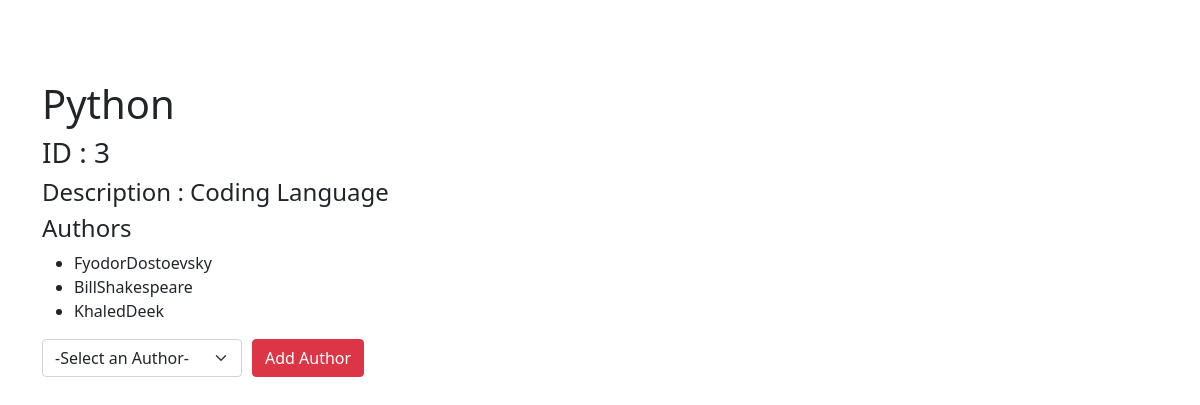
Page /book/3 on the committed database.
### books_app/models.py (models this page shows)
class book(models.Model):
    author = models.ManyToManyField(author , related_name = 'books' )
    title = models.CharField(max_length=255)
    desc = models.TextField()
    created_at = models.DateTimeField(auto_now_add=True)
    updated_at = models.DateTimeField(auto_now=True)

class author(models.Model):
    first_name = models.CharField(max_length=45)
    last_name = models.CharField(max_length=45)
    notes = models.TextField(null=True)
    created_at = models.DateTimeField(auto_now_add=True)
    updated_at = models.DateTimeField(auto_now=True)

### books_app/views.py (the view)
# urls.py: path('book/<int:id>' , views.desc),
def desc(request , id):
    book = id
    context = {
        'details': models.book_info(id=book),
        'authors' : models.filter_author(id=book)
    }
    return render(request , 'book_info.html',context )

### books_app/models.py (called while the page is built)
def book_info(id):
    return book.objects.get(id=id)

def filter_author(id):
    thebook = book.objects.get(id=id)
    x = thebook.author.all().values('id')
    return author.objects.all()

### books_app/templates/book_info.html (shortened to what this page needs)
<!DOCTYPE html>
<html lang="en">
<head>
    {% load static %}
    <link rel="stylesheet" href="{% static 'css/style2.css' %}">
    <link href="https://cdn.jsdelivr.net/npm/bootstrap@5.0.2/dist/css/bootstrap.min.css" rel="stylesheet"
>
</head>
<body>
    <div class="container">
        <h1>{{details.title}}</h1>
        <h3>ID : {{details.id}}</h3>
        <h4>Description : {{details.desc}}</h4>
        <h4>Authors</h4>
        <div class="list">
            <ul>
                {%for author in details.author.all%}
                <li>{{author.first_name}}{{author.last_name}}</li>
                {%endfor%}
            </ul>
        </div>
        <form class="select" action="/add_author/{{details.id}}" method="post">
                <select id="select" name="selected" class="form-select" aria-label="Default select example">
                    <option selected>-Select an Author-</option>
                </select>
                <button type="submit" id="btn" class="btn btn-danger">Add Author</button>
        </form>
    </div>
</body>
</html>

### books_app/static/css/style2.css (style rules this page uses)
* { margin: 0; padding: 0; }
.container { width: 200px; margin: 0 auto; margin-top: 80px; }
.list { width: 200px; }
h1 , h3 , h4 , p { margin: 20px , 20px , 20px , 20px; }
.select { display: flex; }
#btn { margin-left: 10px; }
#select { width: 200px; }

### rows in the picture
book: title "Python", id "3", desc "Coding Language"
author: first_name "Fyodor", last_name "Dostoevsky"
author: first_name "Bill", last_name "Shakespeare"
author: first_name "Khaled", last_name "Deek"
